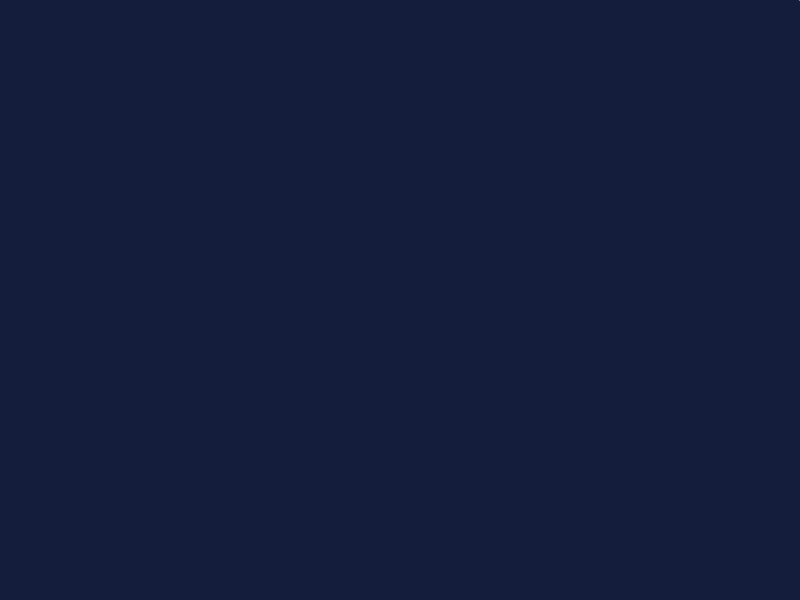
Frame 1 (no input)
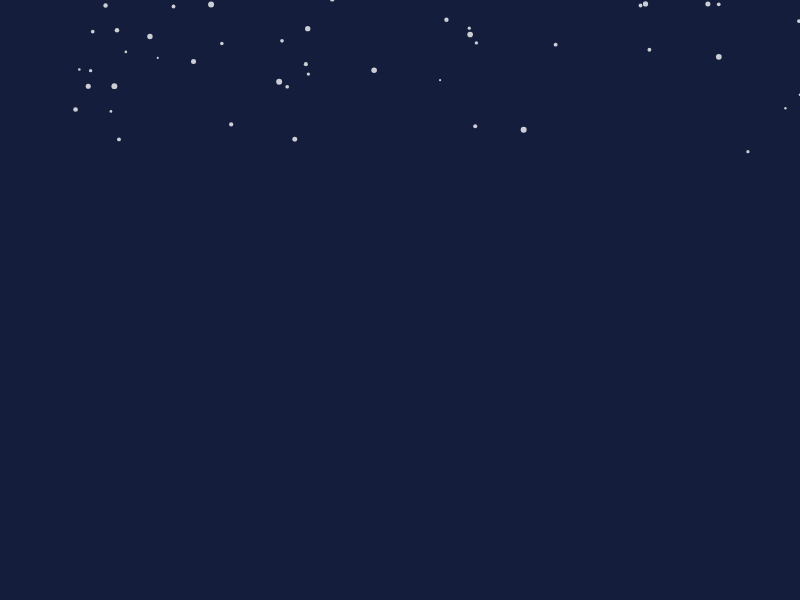
Frame 60 (no input)
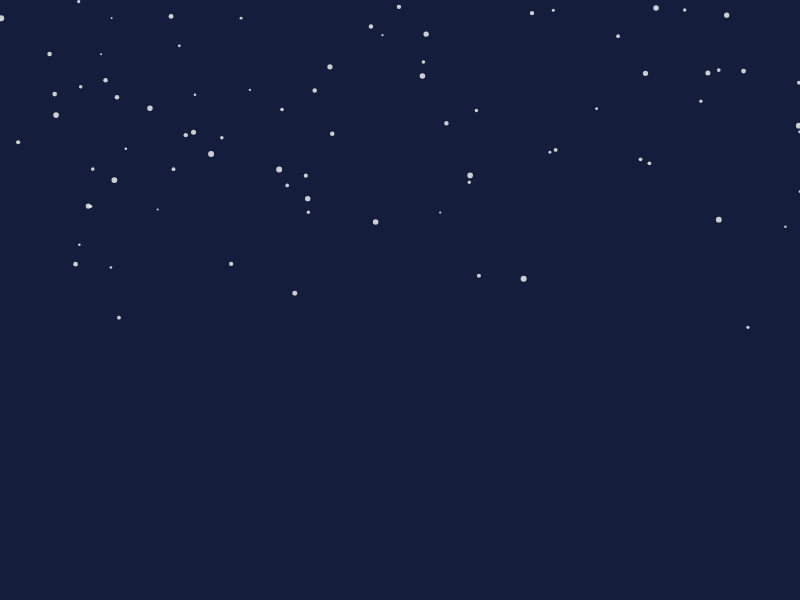
Frame 120 (the mouse pressed at the canvas centre since frame 60)

The p5.js sketch that drew these frames (run headless with seeded random() and noise() and a simulated clock; from frame 60 on, the mouse is pressed at the canvas centre):

// p5.js sketch
// ── sketch.js
let snowflakes = [];

function setup() {
  createCanvas(800, 600);
  for (let i = 0; i < 200; i++) {
    snowflakes.push({
      x: random(width),
      y: random(-height, 0),
      speed: random(1, 3),
      size: random(2, 6)
    });
  }
}

function draw() {
  background(20, 30, 60);
  noStroke();
  fill(255, 200);
  
  for (let flake of snowflakes) {
    ellipse(flake.x, flake.y, flake.size);
    flake.y += flake.speed;
    
    // Реакция на мышь
    let d = dist(flake.x, flake.y, mouseX, mouseY);
    if (d < 100) {
      flake.x += map(d, 0, 100, 2, 0);
    }
    
    if (flake.y > height) {
      flake.y = -10;
      flake.x = random(width);
    }
  }
}
